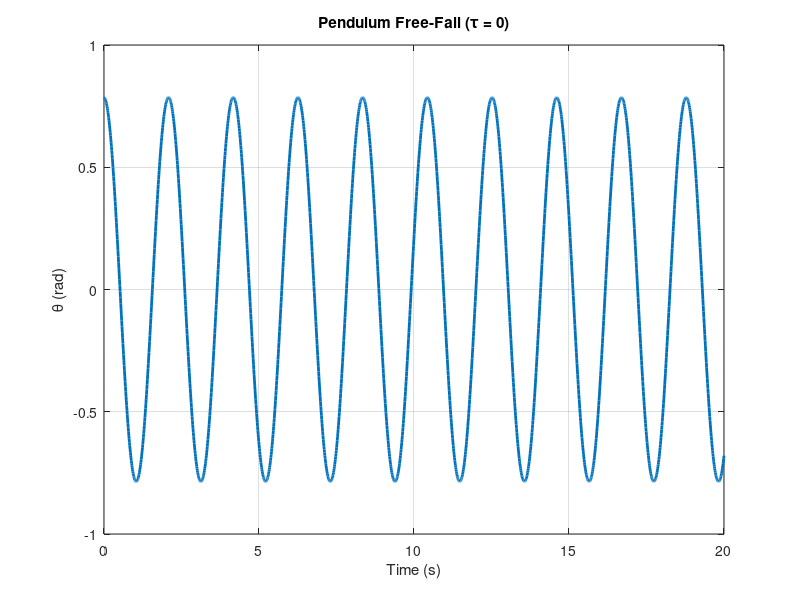
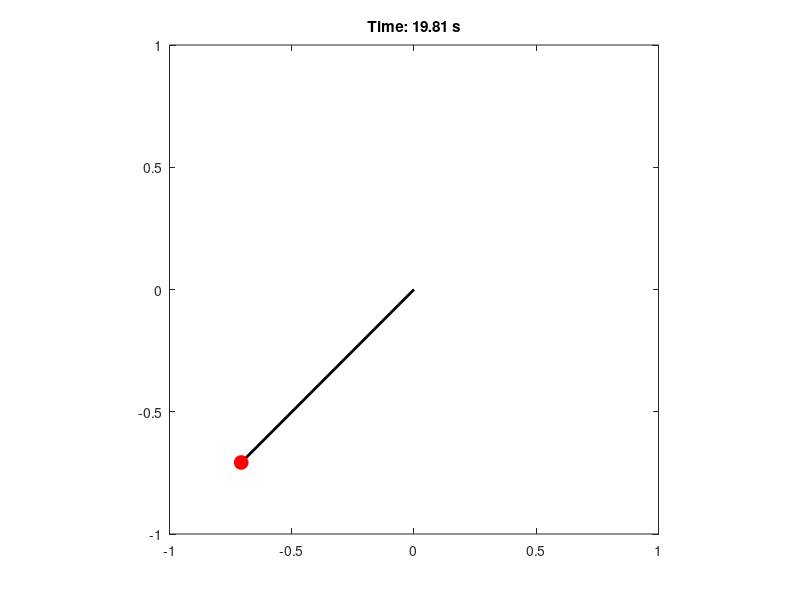

The MATLAB source for these figures, in order:
% pendulum_freefall.m
% Simulate pendulum free-fall using Euler integration and visualize

clear; clc;

%% Parameters
g = 9.81;       % gravitational acceleration (m/s^2)
l = 1.0;        % length of the pendulum (m)
m = 1.0;        % mass (not used since tau = 0)
tau = 0.0;      % torque = 0 for free fall

% Simulation settings
dt = 0.01;      % time step (s)
T = 20;         % total simulation time (s)
N = round(T/dt);% number of steps
t = linspace(0, T, N);

% Initial conditions
theta = pi/4;       % initial angle (45 degrees)
theta_dot = 0;      % initial angular velocity

% Data storage
theta_history = zeros(1, N);
theta_dot_history = zeros(1, N);

%% Euler Integration Loop
for i = 1:N
    % Store values
    theta_history(i) = theta;
    theta_dot_history(i) = theta_dot;

    % Compute angular acceleration using forward dynamics
    theta_ddot = - (g / l) * sin(theta);   % τ = 0

    % Update using Euler integration
    theta_dot = theta_dot + theta_ddot * dt;
    theta = theta + theta_dot * dt;
end

%% Plot Angle vs Time
figure;
plot(t, theta_history, 'LineWidth', 2);
xlabel('Time (s)');
ylabel('\theta (rad)');
title('Pendulum Free-Fall (τ = 0)');
grid on;

%% Simple Animation
figure;
for i = 1:20:N
    clf;
    x = l * sin(theta_history(i));
    y = -l * cos(theta_history(i));
    plot([0 x], [0 y], 'k-', 'LineWidth', 2); hold on;
    plot(x, y, 'ro', 'MarkerSize', 10, 'MarkerFaceColor', 'r');
    axis equal;
    axis([-l l -l l]);
    title(sprintf('Time: %.2f s', t(i)));
    drawnow;
end
